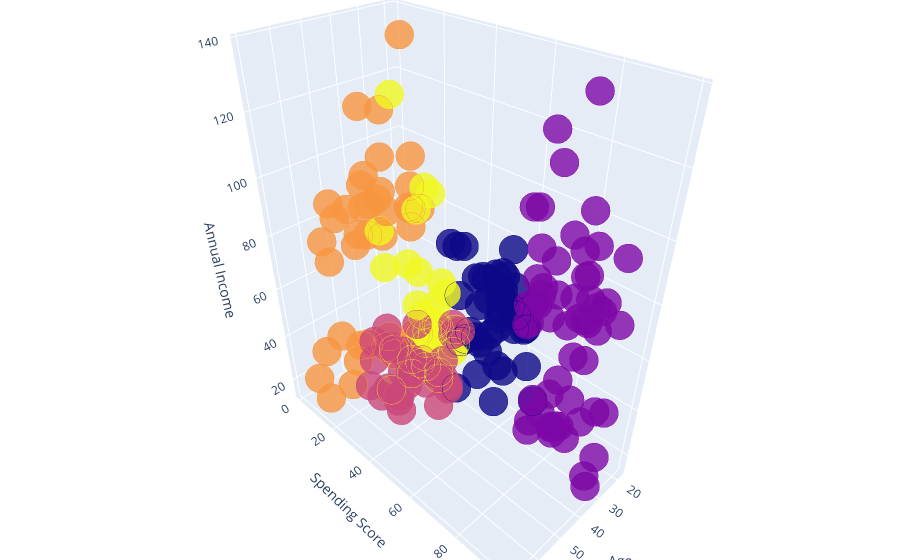

Notebook code cell kept with this figure:
### Code cell
data['labels'] =  labels
trace1 = go.Scatter3d(
    x= data['Age'],
    y= data['Spending Score (1-100)'],
    z= data['Annual Income (k$)'],
    mode='markers',
     marker=dict(
        color = data['labels'], 
        size= 10,
        line=dict(
            color= data['labels'],
            width= 12
        ),
        opacity=0.8
     )
)
df = [trace1]

layout = go.Layout(
    title = 'Character vs Gender vs Alive or not',
    margin=dict(
        l=0,
        r=0,
        b=0,
        t=0  
    ),
    scene = dict(
            xaxis = dict(title  = 'Age'),
            yaxis = dict(title  = 'Spending Score'),
            zaxis = dict(title  = 'Annual Income')
        )
)

fig = go.Figure(data = df, layout = layout)
py.iplot(fig)

### Figure 1 — Plotly figure (JSON) as saved in the notebook; plotly's stock layout.template omitted (floating-point values rounded to 4 significant figures; data arrays with more than 128 entries replaced by an {"elided": "..."} marker saying what was removed)
{"data": [{"marker": {"color": {"elided": "200 int values"}, "line": {"color": {"elided": "200 int values"}, "width": 12}, "opacity": 0.8, "size": 10}, "mode": "markers", "type": "scatter3d", "x": {"elided": "200 int values"}, "y": {"elided": "200 int values"}, "z": {"elided": "200 int values"}}], "layout": {"margin": {"b": 0, "l": 0, "r": 0, "t": 0}, "scene": {"xaxis": {"title": {"text": "Age"}}, "yaxis": {"title": {"text": "Spending Score"}}, "zaxis": {"title": {"text": "Annual Income"}}}, "title": {"text": "Character vs Gender vs Alive or not"}}}
